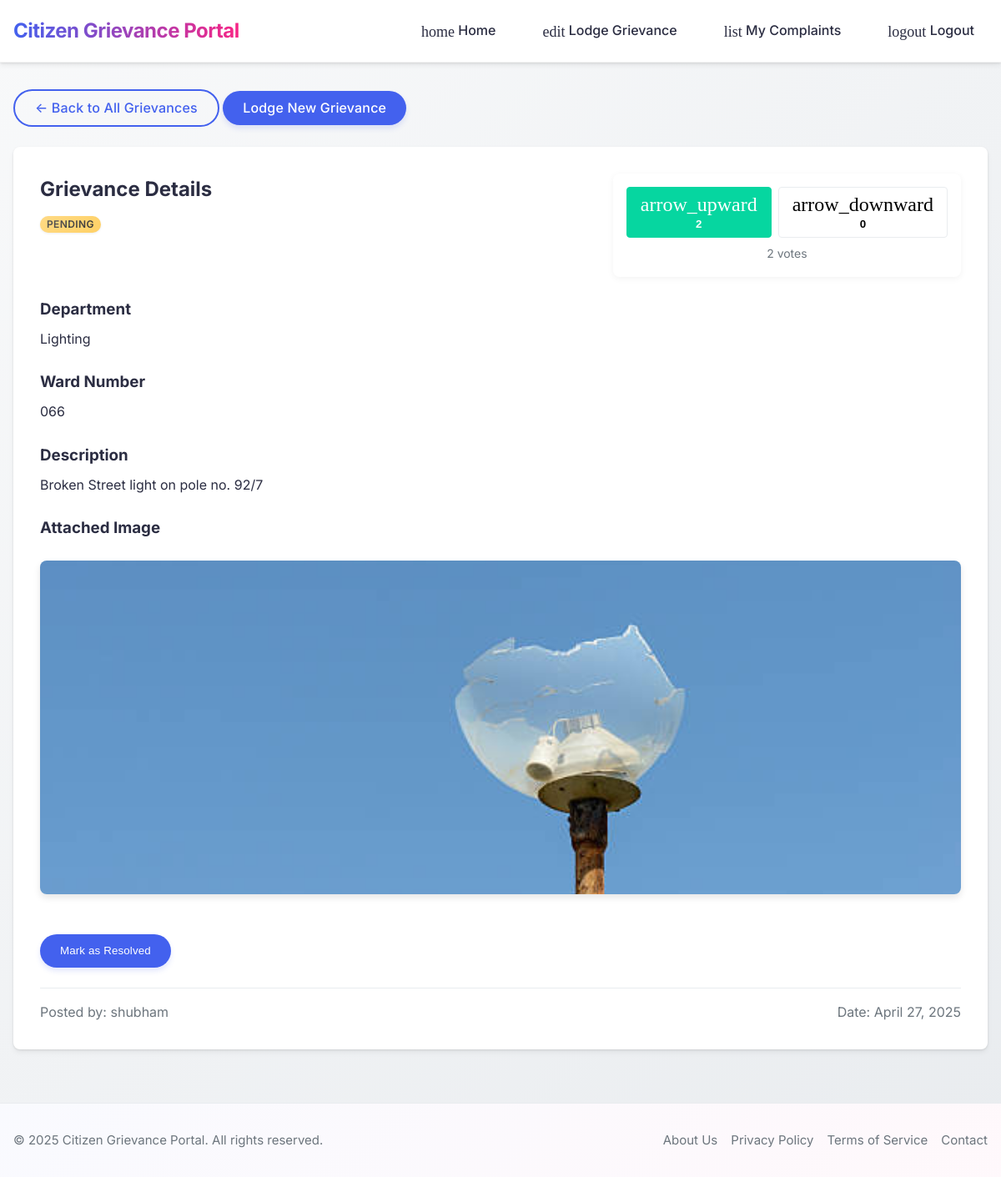
Screenshot of /view/2/ (signed in) with the database file from the repository.
### citizen/models.py (models this page shows, shortened)
class Post(models.Model):
    host = models.ForeignKey(User, on_delete = models.SET_NULL, null = True)
    dept = models.ForeignKey(dept, on_delete = models.SET_NULL, null = True)
    ward_no = models.ForeignKey(ward_no, on_delete = models.SET_NULL, null=True)
    description = models.TextField(null=True, blank=True)
    image = models.ImageField(null=True, blank=True, upload_to='images/')
    created = models.DateTimeField(auto_now_add=True)
    status = models.ForeignKey(status, on_delete= models.SET_NULL, null=True)
    class Meta:
        ordering = ['-created']
    def get_vote_count(self):
        votes = self.votes.aggregate(total=Sum('value'))
        return votes['total'] or 0
    def get_upvote_count(self):
        return self.votes.filter(value=1).count()
    def get_downvote_count(self):
        return self.votes.filter(value=-1).count()

class status(models.Model):
    name = models.CharField(max_length=100)
    def __str__(self):
        return self.name

class dept(models.Model):
    name = models.CharField(max_length=100)
    def __str__(self):
        return self.name

class ward_no(models.Model):
    name = models.CharField(max_length=3)
    def __str__(self):
        return self.name

### citizen/views.py (the view)
# urls.py: path('view/<int:pk>/', views.post, name="view_grevance"),
@login_required(login_url='login')
def post(request, pk):
    post = get_object_or_404(Post, id=pk)
    user_vote = None
    if request.user.is_authenticated:
        try:
            user_vote = Vote.objects.get(user=request.user, post=post)
        except Vote.DoesNotExist:
            pass
    context = {
        'post': post,
        'user_vote': user_vote,
        'upvote_count': post.get_upvote_count(),
        'downvote_count': post.get_downvote_count(),
    }
    return render(request, 'citizen/grevance_show.html', context)

### citizen/templates/citizen/grevance_show.html (shortened to what this page needs)
{% extends 'header.html' %}
{% block content %}
<div class="mb-4">
    <div class="mb-3">
        <a href="{% url 'home' %}" class="btn btn-outline">&larr; Back to All Grievances</a>
        <a href="{% url 'lodge_grevance' %}" class="btn btn-primary">Lodge New Grievance</a>
    </div>
    <div class="grievance-detail">
        <div class="mb-3 detail-header">
            <div>
                <h2 class="mb-1">Grievance Details</h2>
                <div class="mb-3">
                    {% if post.status %}
                    <span class="badge badge-{{ post.status.name|lower }}">{{ post.status }}</span>
                    {% endif %}
                </div>
            </div>
            <div class="vote-container">
                <div class="vote-buttons">
                    {% if request.user.is_authenticated %}
                    <button class="vote-btn upvote-btn {% if user_vote.value == 1 %}active{% endif %}"
                            data-post-id="{{ post.id }}"
                            data-vote-type="upvote">
                        <span class="icon icon-arrow-up"></span>
                        <span class="vote-count" id="upvote-count">{{ upvote_count }}</span>
                    </button>
                    <button class="vote-btn downvote-btn {% if user_vote.value == -1 %}active{% endif %}"
                            data-post-id="{{ post.id }}"
                            data-vote-type="downvote">
                        <span class="icon icon-arrow-down"></span>
                        <span class="vote-count" id="downvote-count">{{ downvote_count }}</span>
                    </button>
                    {% else %}
                    <a href="{% url 'login' %}?next={{ request.path }}" class="btn btn-sm btn-outline">
                        <span class="icon icon-login icon-sm"></span> Login to vote
                    </a>
                    {% endif %}
                </div>
                <div class="vote-total">
                    <span id="vote-total">{{ post.get_vote_count }}</span> votes
                </div>
            </div>
        </div>
        <div class="mb-3">
            <h3 class="mb-1">Department</h3>
            <p class="mb-3">{{ post.dept }}</p>
            <h3 class="mb-1">Ward Number</h3>
            <p class="mb-3">{{ post.ward_no }}</p>
            <h3 class="mb-1">Description</h3>
            <p class="mb-3">{{ post.description }}</p>
        </div>
        {% if post.image %}
        <div class="mb-3">
            <h3 class="mb-1">Attached Image</h3>
            <img src="/media/{{post.image}}" alt="Grievance Image" class="grievance-image">
        </div>
        {% endif %}
        {% if request.user.is_staff %}
        <form method="POST" action="{% url 'change_status' post.id %}" class="status-form">
            <button type="submit" class="btn btn-success">Mark as Resolved</button>
        </form>
        {% endif %}
        <div class="grievance-meta">
            <span>Posted by: {{ post.host.username }}</span>
            <span>Date: {{ post.created|date:"F d, Y" }}</span>
        </div>
    </div>
</div>
{% endblock content %}

### static/css/main.css (style rules this page uses)
:root { --primary-color: #4361ee; --primary-dark: #3a56d4; --primary-light: #7289f9; --secondary-color: #4cc9f0; --secondary-dark: #38b6db; --secondary-light: #72d8f9; --accent-color: #f72585; --accent-dark: #d91a74; --accent-light: #ff5da2; --text-color: #2b2d42; --text-light: #6c757d; --text-muted: #adb5bd; --bg-color: #f8f9fa; --bg-light: #ffffff; --bg-dark: #e9ecef; --bg-gradient: linear-gradient(135deg, #f8f9fa 0%, #e9ecef 100%); --danger-color: #ef476f; --success-color: #06d6a0; --warning-color: #ffd166; --info-color: #118ab2; --spacing-xs: 0.25rem; --spacing-sm: 0.5rem; --spacing-md: 1rem; --spacing-lg: 1.5rem; --spacing-xl: 2rem; --spacing-xxl: 3rem; --border-radius-sm: 0.25rem; --border-radius-md: 0.5rem; --border-radius-lg: 1rem; --border-radius-xl: 2rem; --border-radius-pill: 50rem; --box-shadow: 0 4px 6px rgba(0, 0, 0, 0.05), 0 1px 3px rgba(0, 0, 0, 0.1); --box-shadow-lg: 0 10px 25px rgba(0, 0, 0, 0.1), 0 5px 10px rgba(0, 0, 0, 0.05); --box-shadow-sm: 0 1px 3px rgba(0, 0, 0, 0.08); --box-shadow-inset: inset 0 1px 2px rgba(0, 0, 0, 0.1); --transition-fast: 0.15s ease; --transition-normal: 0.3s ease; --transition-slow: 0.5s ease; --animation-fade-in: fadeIn 0.5s ease forwards; --animation-slide-up: slideUp 0.5s ease forwards; --animation-slide-down: slideDown 0.5s ease forwards; --animation-slide-left: slideLeft 0.5s ease forwards; --animation-slide-right: slideRight 0.5s ease forwards; --animation-bounce: bounce 0.5s ease forwards; --animation-pulse: pulse 2s infinite; }
.animated { animation-duration: 0.5s; animation-fill-mode: both; }
.fade-in { animation-name: fadeIn; }
* { margin: 0; padding: 0; box-sizing: border-box; }
body { font-family: 'Inter', -apple-system, BlinkMacSystemFont, 'Segoe UI', Roboto, Oxygen, Ubuntu, Cantarell, sans-serif; line-height: 1.6; color: var(--text-color); background-color: var(--bg-color); background-image: var(--bg-gradient); min-height: 100vh; display: flex; flex-direction: column; font-weight: 400; -webkit-font-smoothing: antialiased; -moz-osx-font-smoothing: grayscale; }
a { color: var(--primary-color); text-decoration: none; transition: color 0.3s ease; }
.btn { display: inline-flex; align-items: center; justify-content: center; padding: var(--spacing-sm) var(--spacing-lg); background-color: var(--primary-color); color: white; border: none; border-radius: var(--border-radius-pill); cursor: pointer; font-weight: 500; text-align: center; transition: all var(--transition-normal); position: relative; overflow: hidden; box-shadow: 0 4px 6px rgba(67, 97, 238, 0.15); letter-spacing: 0.01em; min-height: 2.5rem; }
.btn::before { content: ''; position: absolute; top: 0; left: 0; width: 100%; height: 100%; background-color: rgba(255, 255, 255, 0.1); transform: translateX(-100%); transition: transform var(--transition-fast); }
.btn-outline { background-color: transparent; border: 2px solid var(--primary-color); color: var(--primary-color); box-shadow: none; }
.btn-outline::before { background-color: rgba(67, 97, 238, 0.05); }
.mb-1 { margin-bottom: var(--spacing-sm); }
.mb-3 { margin-bottom: var(--spacing-lg); }
.mb-4 { margin-bottom: var(--spacing-xl); }
.grievance-detail { background-color: var(--bg-light); border-radius: var(--border-radius-md); box-shadow: var(--box-shadow); padding: var(--spacing-xl); }
.grievance-image { width: 100%; max-height: 400px; object-fit: cover; border-radius: var(--border-radius-sm); margin: var(--spacing-md) 0; }
.grievance-meta { display: flex; justify-content: space-between; color: var(--text-light); margin-top: var(--spacing-lg); padding-top: var(--spacing-md); border-top: 1px solid var(--bg-dark); }
.badge { display: inline-flex; align-items: center; justify-content: center; padding: var(--spacing-xs) var(--spacing-sm); border-radius: var(--border-radius-pill); font-size: 0.75rem; font-weight: 600; text-transform: uppercase; letter-spacing: 0.03em; line-height: 1; white-space: nowrap; box-shadow: var(--box-shadow-sm); position: relative; overflow: hidden; }
.badge::before { content: ''; position: absolute; top: 0; left: 0; width: 100%; height: 100%; background: linear-gradient(135deg, rgba(255, 255, 255, 0.2) 0%, rgba(255, 255, 255, 0) 100%); pointer-events: none; }
.badge-pending { background-color: var(--warning-color); color: #333; }

### rows the page displays
Post: status "PENDING", get_vote_count "2", dept "Lighting", ward_no "066", description "Broken Street light on pole no. 92/7", image (picture), host.username "shubham", created "April 27, 2025"

### other values shown
{{ upvote_count }} "2"
{{ downvote_count }} "0"
